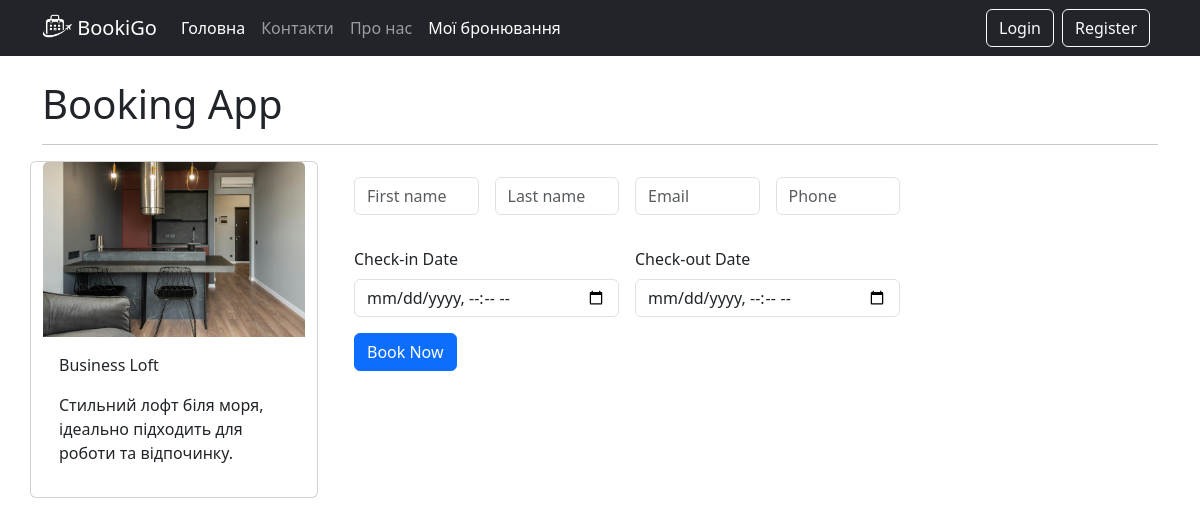
The page /booking/4/ on the database its author committed.
### booking_app/models.py (models this page shows, shortened)
class Apartment(models.Model):
    TYPE_ROOM_CHOICES = [
        ('single', 'Single Room'),
        ('double', 'Double Room'),
        ('suite', 'Suite'),
        ('studio', 'Studio'),
        ('penthouse', 'Penthouse'),
        ('loft', 'Loft'),
        ('villa', 'Villa'),
    ]
    name = models.CharField(max_length=100)
    location = models.CharField(max_length=200)
    image = models.ImageField(upload_to='apartment_images/', blank=True, null=True)
    description = models.TextField(blank=True, null=True)
    price = models.DecimalField(max_digits=10, decimal_places=2)
    capacity = models.IntegerField(default=1)
    type_room = models.CharField(max_length=50, blank=True, null=True, choices=TYPE_ROOM_CHOICES)
    class Meta:
        verbose_name = "Apartment"
        verbose_name_plural = "Apartments"
        ordering = ['name']

### booking_app/views.py (the view, shortened to what this page needs)
# urls.py: path('booking/<int:apartment_id>/', views.booking_page, name='booking_page'),
def booking_page(request, apartment_id):
    apartment = Apartment.objects.get(id=apartment_id)
    return render(request, template_name='booking.html', context={'apartment': apartment})

### templates/booking.html (shortened to what this page needs)
{% extends 'base.html' %}
{% block content %}
<div class="row">
    <div class="card" style="width: 18rem;">
        {% if apartment.image %}
            <img src="{{ apartment.image.url }}" class="card-img-top" alt="...">
        {% endif %}
        <div class="card-body">
            <p class="card-text">{{ apartment.name }}</p>
            <p class="card-text">{{ apartment.description }}</p>
        </div>
    </div>
    <div class="col-md-6 ms-4 mt-3">
        <form action="" method="post">
            <div class="row g-3">
                <div class="col">
                    <input name="first_name" type="text" required class="form-control" placeholder="First name" aria-label="First name">
                </div>
                <div class="col">
                    <input name="last_name" type="text" required class="form-control" placeholder="Last name" aria-label="Last name">
                </div>
                <div class="col">
                    <input name="email" type="email" required class="form-control" placeholder="Email" aria-label="Email">
                </div>
                <div class="col">
                    <input name="phone" type="tel" required class="form-control" placeholder="Phone" aria-label="Phone">
                </div>
            </div>
            <div class="row g-3 mt-3">
                <div class="col">
                    <p class="mb-2">Check-in Date</p>
                    <input name="check_in" type="datetime-local" required class="form-control" placeholder="Check-in Date" aria-label="Check-in Date">
                </div>
                <div class="col">
                    <p class="mb-2">Check-out Date</p>
                    <input name="check_out" type="datetime-local" required class="form-control" placeholder="Check-out Date" aria-label="Check-out Date">
                </div>
            </div>
            <button type="submit" class="btn btn-primary mt-3">Book Now</button>
        </form>
    </div>
</div>
{% endblock %}

### rows shown on the page
Apartment: image (picture), name "Business Loft", description "Стильний лофт біля моря, ідеально підходить для роботи та відпочинку."
